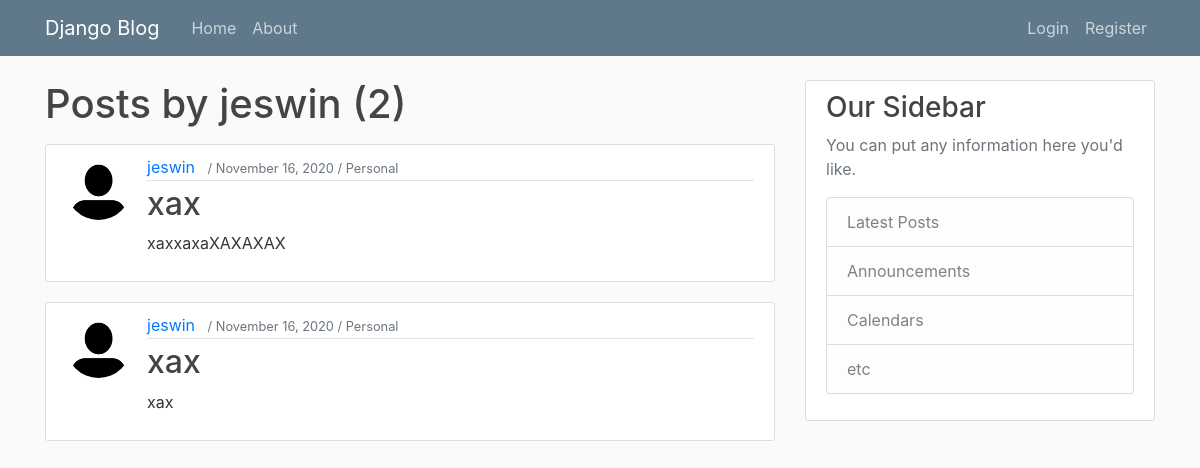
Screenshot of /user/jeswin with the database file from the repository.
### blog/models.py (models this page shows, shortened)
class Post(models.Model):
    BLOG_CHOICES=[
        ("Personal","Personal"),
        ("Food","Food"),
        ("Travel","Travel"),
        ("Technology","Technology"),
        ("Fashion","Fashion"),
        ("Movies","Movies"),
        ("Politics","Politics"),
        ("Gaming","Gaming"),
        ("Business","Business"),
        ("Sports","Sports"),
        ]
    title = models.CharField(max_length=100)
    content = models.TextField()
    category = models.CharField(max_length=20, choices=BLOG_CHOICES, default="Personal")
    date_posted = models.DateTimeField(default=timezone.now)
    author = models.ForeignKey(User, on_delete=models.CASCADE)
    class Meta:
        ordering = ['-date_posted']

### users/models.py (models this page shows, shortened)
class Profile(models.Model):
    user = models.OneToOneField(User, on_delete=models.CASCADE)
    image = models.ImageField(default='default.jpg', upload_to='profile_pics')

### blog/views.py (the view)
# urls.py: path('user/<str:username>', UserPostListView.as_view(), name='user-posts'),
class UserPostListView(ListView):
    model = Post
    template_name = 'blog/user_posts.html'  # <app>/<model>_<viewtype>.html
    context_object_name = 'posts'
    paginate_by = 5
    def get_queryset(self):
        user = get_object_or_404(User, username=self.kwargs.get('username'))
        return Post.objects.filter(author=user).order_by('-date_posted')

### blog/templates/blog/user_posts.html (shortened to what this page needs)
{% extends "blog/base.html" %}
{% block content %}
    <h1 class="mb-3">Posts by {{ view.kwargs.username }} ({{ page_obj.paginator.count }})</h1>
    {% for post in posts %}
        <article class="media content-section">
          <img class="rounded-circle article-img" src="{{ post.author.profile.image.url }}">
          <div class="media-body">
            <div class="article-metadata">
              <a class="mr-2" href="{% url 'user-posts' post.author.username %}">{{ post.author }}</a>
              <small class="text-muted">/ {{ post.date_posted|date:"F d, Y" }} / </small>
              <small class="text-muted">{{ post.category}}</small>
            </div>
            <h2><a class="article-title" href="{% url 'post-detail' post.id %}">{{ post.title }}</a></h2>
            <p class="article-content">{{ post.content }}</p>
          </div>
        </article>
    {% endfor %}
{% endblock content %}

### blog/static/blog/main.css (style rules this page uses)
body { background: #fafafa; color: #333333; margin-top: 5rem; }
h1, h2, h3, h4, h5, h6 { color: #444444; }
.content-section { background: #ffffff; padding: 10px 20px; border: 1px solid #dddddd; border-radius: 3px; margin-bottom: 20px; }
.article-title { color: #444444; }
.article-content { white-space: pre-line; }
.article-img { height: 65px; width: 65px; margin-right: 16px; }
.article-metadata { padding-bottom: 1px; margin-bottom: 4px; border-bottom: 1px solid #e3e3e3 }

### rows the page displays
Post: author.profile.image (placeholder picture), author "jeswin", date_posted "November 16, 2020", category "Personal", title "xax", content "xaxxaxaXAXAXAX"
Post: author.profile.image (placeholder picture), author "jeswin", date_posted "November 16, 2020", category "Personal", title "xax", content "xax"

### other values shown
{{ view.kwargs.username }} "jeswin"
{{ page_obj.paginator.count }} "2"
